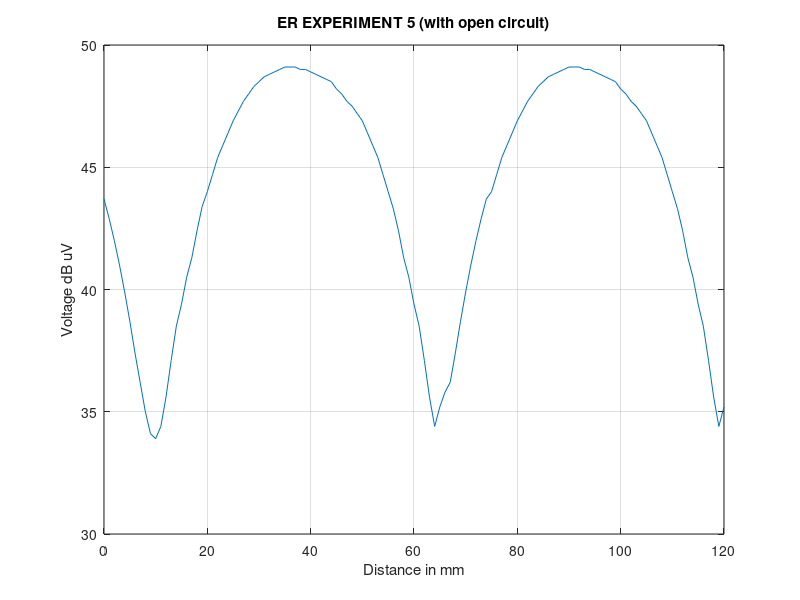

Reproduce this figure in MATLAB.
% %% open circuit exp5 ER
% 
% x = [0 1 2 3 4 5 6 7 8 9 10 11 12 13 14 15 16 17 18 19 20 21 22 23 24 25 26 27 28 29 30 31 32 33 34 35 36 37 38 39 40 41 42 43 44 45 46 47 48 49 50 51 52 53 54 55 56 57 58 59 60 61 62 63 64 65 66 67 68 69 70 71 72 73 74 75 76 77 78 79 80 81 82 83 84 85 86 87 88 89 90 91 92 93 94 95 96 97 98 99 100 101 102 103 104 105 106 107 108 109 110 111 112 113 114 115 116 117 118 119 120];
% y = [63.0 63.1 62.9 62.8 62.8 63.7 63.9 64.0 64.2 64.6 64.5 64.6 64.6 64.5 64.4 64.7 64.5 64.4 64.2 64.1 63.9 63.5 63.1 63.0 62.8 62.2 61.7 61.3 60.8 60.2 59.9 58.9 57.4 56.1 56.0 55.0 54.4 53.1 51.3 48.5 45.0 39.7 30.5 38.8 43.2 47.9 50.5 52.6 53.9 55.0 56.1 56.8 57.6 58.2 58.6 59.5 60.0 60.4 60.9 61.3 61.7 62.8 62.2 62.5 62.0 62.1 62.2 62.3 62.9 63.0 62.9 63.0 63.1 62.8 62.6 62.5 62.4 62.1 62.0 61.8 61.5 61.3 60.8 60.5 60.1 59.6 59.2 58.8  58.4 57.9 57.3 56.6 56.0 55.2 54.2 53.1 51.6 49.7 46.8 42.2 37.5 34.1 40.6 44.8 48.3 50.7 52.5 53.9 55.0 55.9 56.7 57.3 57.8 58.4 58.8 59.1 59.6 60.0 60.4 60.6 61.0 ];
% 
% 
% plot(x,y);
% title("ER EXPERIMENT 5 (with open circuit)")
% grid
% xlabel("Distance in mm")
% ylabel("Voltage dB uV")
% 
% %%
% a = [0 1 2 3 4 5 6 7 8 9 10 11 12 13 14 15 16 17 18 19 20 21 22 23 24 25 26 27 28 29 30 31 32 33 34 35 36 37 38 39 40 41 42 43 44 45 46 47 48 49 50 51 52 53 54 55 56 57 58 59 60 61 62 63 64 65 66 67 68 69 70 71 72 73 74 75 76 77 78 79 80 81 82 83 84 85 86 87 88 89 90 91 92 93 94 95 96 97 98 99 100 101 102 103 104 105 106 107 108 109 110 111 112 113 114 115 116 117 118 119 120];
% 
% y = [56.9 57.1 57.3 57.3 57.7 57.9 58.0 58.2 58.3 58.1 58.2 58.3 58.3 58.3 58.2 58.2 58.1 58.1 58.0 57.9 57.8 57.6 57.4 57.3 57.0 56.6 56.3 56.0 55.6 55.1 54.7 54.2 53.6 52.7 51.9 51.2 49.5 48.4 46.2 43.8 40.5 37.2 28.0 31.1 37.6 43.0 44.9 46.5 47.9 49.2 50.2 51.2 51.9 52.5 53.2 53.6 54.0 54.4 54.6 55.0 55.0 55.2 55.4 55.6 55.7 55.8 55.8 55.9 55.9 55.9 55.9 55.9 55.8 55.8 55.7 55.6 55.5 55.4 55.2 55.0 54.9 54.7 54.4 54.1 53.7 53.5 53.1 52.6 52.1 51.6 50.9 50.1 49.2 48.2 47.0 45.5 44.0 42.1 39.6 36.2 31.7 25.7 32.3 38.0 40.5 42.6 44.3 45.8 47.5 48.6 49.4 50.4 51.0 51.6 52.2 52.6 53.0 53.2 53.6 53.8 54.1];
% 
% plot(a,b)
% title("ER EXPERIMENT 5 (with closed circuit)")
% grid
% xlabel("Distance in mm")
% ylabel("Voltage dB uV")


x = 0:1:120;
y = [43.7, 42.9, 42, 41, 39.9, 38.7, 37.4, 36.2, 35, 34.1, 33.9, 34.4, 35.6, 37.1, 38.5, 39.4, 40.5, 41.3, 42.4, 43.4, 44, 44.7, 45.4, 45.9, 46.4, 46.9, 47.3, 47.7, 48, 48.3, 48.5, 48.7, 48.8, 48.9, 49, 49.1, 49.1, 49.1, 49, 49, 48.9, 48.8, 48.7, 48.6, 48.5, 48.2, 48, 47.7, 47.5, 47.2, 46.9,46.4,45.9,45.4,44.7,44,43.3,42.4,41.3,40.5,39.4,38.5,37.1,35.6,34.4,35.2,35.8,36.2,37.4,38.7,39.9,41,42,42.9,43.7,44, 44.7, 45.4, 45.9, 46.4, 46.9, 47.3, 47.7, 48, 48.3, 48.5, 48.7, 48.8, 48.9, 49, 49.1, 49.1, 49.1, 49, 49, 48.9, 48.8, 48.7, 48.6, 48.5, 48.2, 48, 47.7, 47.5, 47.2, 46.9,46.4,45.9,45.4,44.7,44,43.3,42.4,41.3,40.5,39.4,38.5,37.1,35.6,34.4,35.2];
plot(x, y);
title("ER EXPERIMENT 5 (with open circuit)")
grid
xlabel("Distance in mm")
ylabel("Voltage dB uV")
